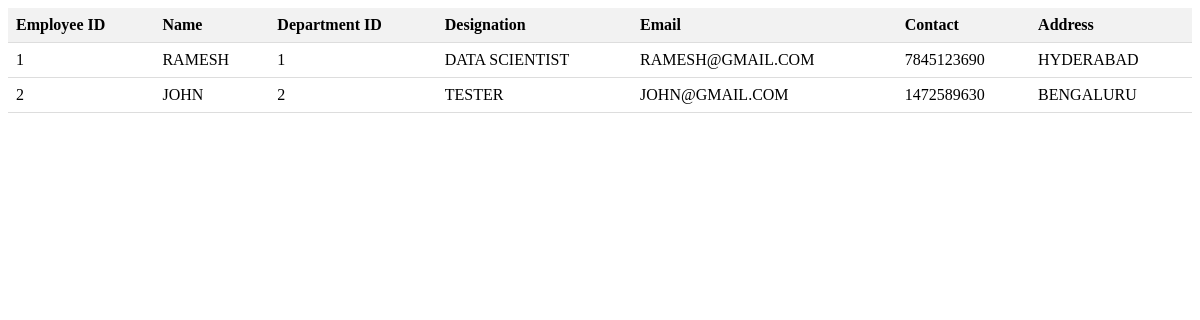
The page /employees on the database its author committed.
### tables this page shows
CREATE TABLE employee_details(eid int,ename varchar(20),dptid int,designation varchar(20),email varchar(20),contact int,address varchar(20));

### app.py (the view)
@app.route('/employees',methods = ['GET','POST'])
def show_employees():
    emp = Employee()
    data = emp.show_employees()
    return render_template('showemployees.html',employees = data)

### employee.py (called while the page is built)
    def show_employees(self):
        conn = sqlite3.connect('pms.db')
        cur = conn.cursor()
        cur.execute("SELECT * FROM EMPLOYEE_DETAILS")
        data = []
        for i in cur.fetchall():
            context = {}
            context['eid'] = i[0]
            context['ename'] = i[1]
            context['dptid'] = i[2]
            context['designation'] = i[3]
            context['email'] = i[4]
            context['contact'] = i[5]
            context['address'] = i[6]
            data.append(context)
        return data

### templates/showemployees.html (shortened to what this page needs)
<!DOCTYPE html>
<html>
<head>
</head>
<body>
    <table>
        <thead>
            <tr>
                <th>Employee ID</th>
                <th>Name</th>
                <th>Department ID</th>
                <th>Designation</th>
                <th>Email</th>
                <th>Contact</th>
                <th>Address</th>
            </tr>
        </thead>
        <tbody>
            {% for employee in employees %}
                <tr>
                    <td>{{ employee.eid }}</td>
                    <td>{{ employee.ename }}</td>
                    <td>{{ employee.dptid }}</td>
                    <td>{{ employee.designation }}</td>
                    <td>{{ employee.email }}</td>
                    <td>{{ employee.contact }}</td>
                    <td>{{ employee.address }}</td>
                </tr>
            {% endfor %}
        </tbody>
    </table>
</body>
</html>

### templates/showemployees.html (style rules this page uses)
table { border-collapse: collapse; width: 100%; }
th, td { padding: 8px; text-align: left; border-bottom: 1px solid #ddd; }
th { background-color: #f2f2f2; }

### rows shown on the page
employee_details: eid "1", ename "RAMESH", dptid "1", designation "DATA SCIENTIST", email "RAMESH@GMAIL.COM", contact "7845123690", address "HYDERABAD"
employee_details: eid "2", ename "JOHN", dptid "2", designation "TESTER", email "JOHN@GMAIL.COM", contact "1472589630", address "BENGALURU"
